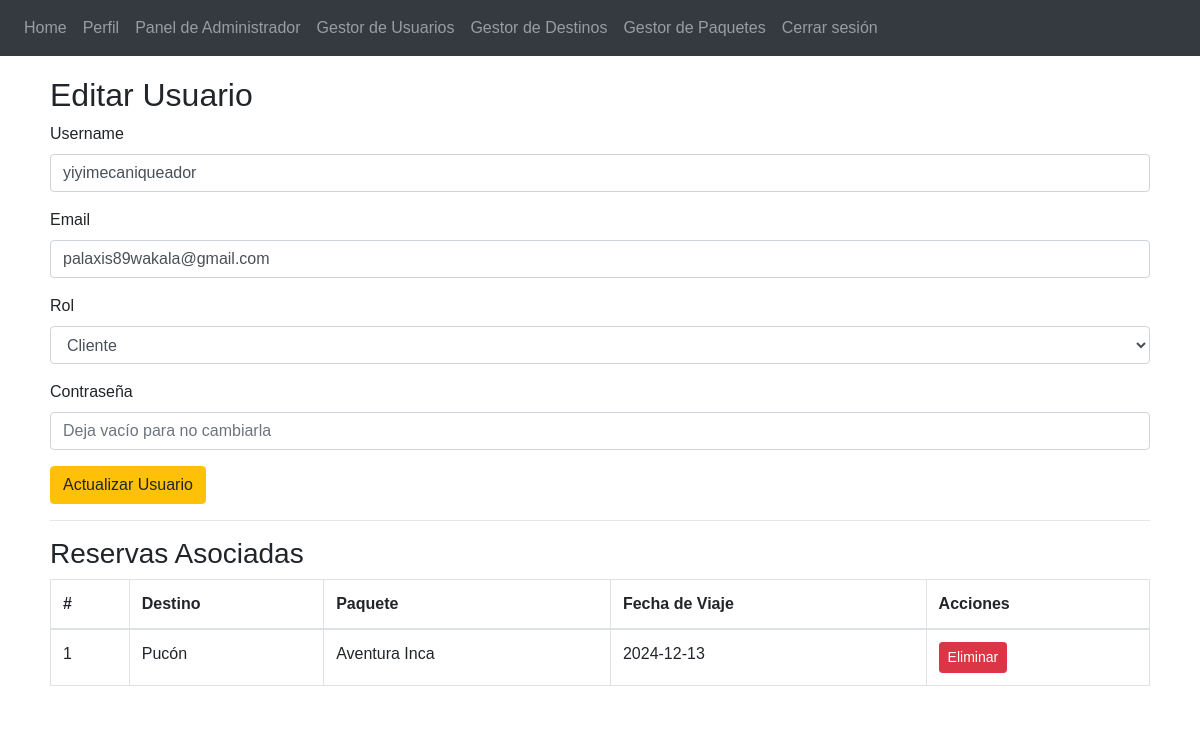
Screenshot of /admin/users/edit/2 (signed in) with the database file from the repository.
### app/auth/models.py (models this page shows, shortened)
class User(UserMixin, db.Model): # herencia de usermixin para permitir gesiton de sesiones
    __tablename__ = 'users'
    id = db.Column(db.Integer, primary_key=True)
    username = db.Column(db.String(80), unique=True, nullable=False)
    email = db.Column(db.String(120), unique=True, nullable=False)
    password_hash = db.Column(db.String(128), nullable=False)
    role = db.Column(db.String(20), default='client')  # Puede ser 'client' o 'admin'
    reservations = db.relationship('Reservation', backref='owner', lazy=True)
    def is_admin(self):
        return self.role == 'admin'

### app/travel/models.py (models this page shows, shortened)
class Reservation(db.Model):
    __tablename__ = 'reservations'
    id = db.Column(db.Integer, primary_key=True)
    user_id = db.Column(db.Integer, db.ForeignKey('users.id'), nullable=False)
    destination_id = db.Column(db.Integer, db.ForeignKey('destinations.id'), nullable=True)  # Relación con Destination
    package_id = db.Column(db.Integer, db.ForeignKey('packages.id'), nullable=True)  # Relación con Package
    travel_date = db.Column(db.Date, nullable=False)
    created_at = db.Column(db.DateTime, default=datetime.utcnow)
    destination = db.relationship('Destination', backref='reservations_related', lazy=True)
    package = db.relationship('Package', backref='reservations_related', lazy=True)
    user = db.relationship('User', backref='user_reservations', lazy=True)

class Destination(db.Model):
    __tablename__ = 'destinations'
    id = db.Column(db.Integer, primary_key=True)
    name = db.Column(db.String(100), nullable=False)
    description = db.Column(db.Text, nullable=False)
    activities = db.Column(db.String(255), nullable=False)
    cost = db.Column(db.Float, nullable=False)
    reservations = db.relationship('Reservation', backref='destination_related', lazy=True)

class Package(db.Model):
    __tablename__ = 'packages'
    id = db.Column(db.Integer, primary_key=True)
    name = db.Column(db.String(100), nullable=False)
    description = db.Column(db.Text, nullable=False)
    price = db.Column(db.Float, nullable=False)
    available_from = db.Column(db.Date, nullable=False)
    available_to = db.Column(db.Date, nullable=False)
    reservations = db.relationship('Reservation', backref='package_related', lazy=True)
    destinations = db.relationship('Destination', secondary=package_destinations, backref=db.backref('packages', lazy='dynamic'))

### app/admin/routes.py (the view, shortened to what this page needs)
@admin.route('/users/edit/<int:id>', methods=['GET', 'POST'])
@login_required
def edit_user(id):
    user = User.query.get_or_404(id)
    reservations = Reservation.query.filter_by(user_id=id).all()
    return render_template('admin/edit_user.html', user=user, reservations = reservations)  # Formulario para editar usuario

### app/templates/admin/edit_user.html (shortened to what this page needs)
{% extends "base.html" %}
{% block content %}
  <h2>Editar Usuario</h2>
  <form method="POST">
    <div class="form-group">
      <label for="username">Username</label>
      <input type="text" class="form-control" name="username" value="{{ user.username }}" required>
    </div>
    <div class="form-group">
      <label for="email">Email</label>
      <input type="email" class="form-control" name="email" value="{{ user.email }}" required>
    </div>
    <div class="form-group">
      <label for="role">Rol</label>
      <select name="role" class="form-control">
        <option value="client" {% if user.role == 'client' %}selected{% endif %}>Cliente</option>
      </select>
    </div>
    <div class="form-group">
      <label for="password">Contraseña</label>
      <input type="password" class="form-control" name="password" placeholder="Deja vacío para no cambiarla">
    </div>
    <button type="submit" class="btn btn-warning">Actualizar Usuario</button>
  </form>
  <hr>
  <h3>Reservas Asociadas</h3>
  {% if reservations %}
    <table class="table table-bordered">
      <thead>
        <tr>
          <th>#</th>
          <th>Destino</th>
          <th>Paquete</th>
          <th>Fecha de Viaje</th>
          <th>Acciones</th>
        </tr>
      </thead>
      <tbody>
        {% for reservation in reservations %}
          <tr>
            <td>{{ reservation.id }}</td>
            <td>{{ reservation.destination.name if reservation.destination else 'N/A' }}</td>
            <td>{{ reservation.package.name if reservation.package else 'N/A' }}</td>
            <td>{{ reservation.travel_date }}</td>
            <td>
              <form action="{{ url_for('admin.delete_reservation', id=reservation.id) }}" method="POST" style="display:inline;">
                <button type="submit" class="btn btn-danger btn-sm">Eliminar</button>
              </form>
            </td>
          </tr>
        {% endfor %}
      </tbody>
    </table>
  {% else %}
    <p>No hay reservas asociadas a este usuario.</p>
  {% endif %}
{% endblock %}

### rows the page displays
User: username "yiyimecaniqueador", email "palaxis89wakala@gmail.com", role "Cliente"
Reservation: id "1", destination "Pucón", package "Aventura Inca", travel_date "2024-12-13"
